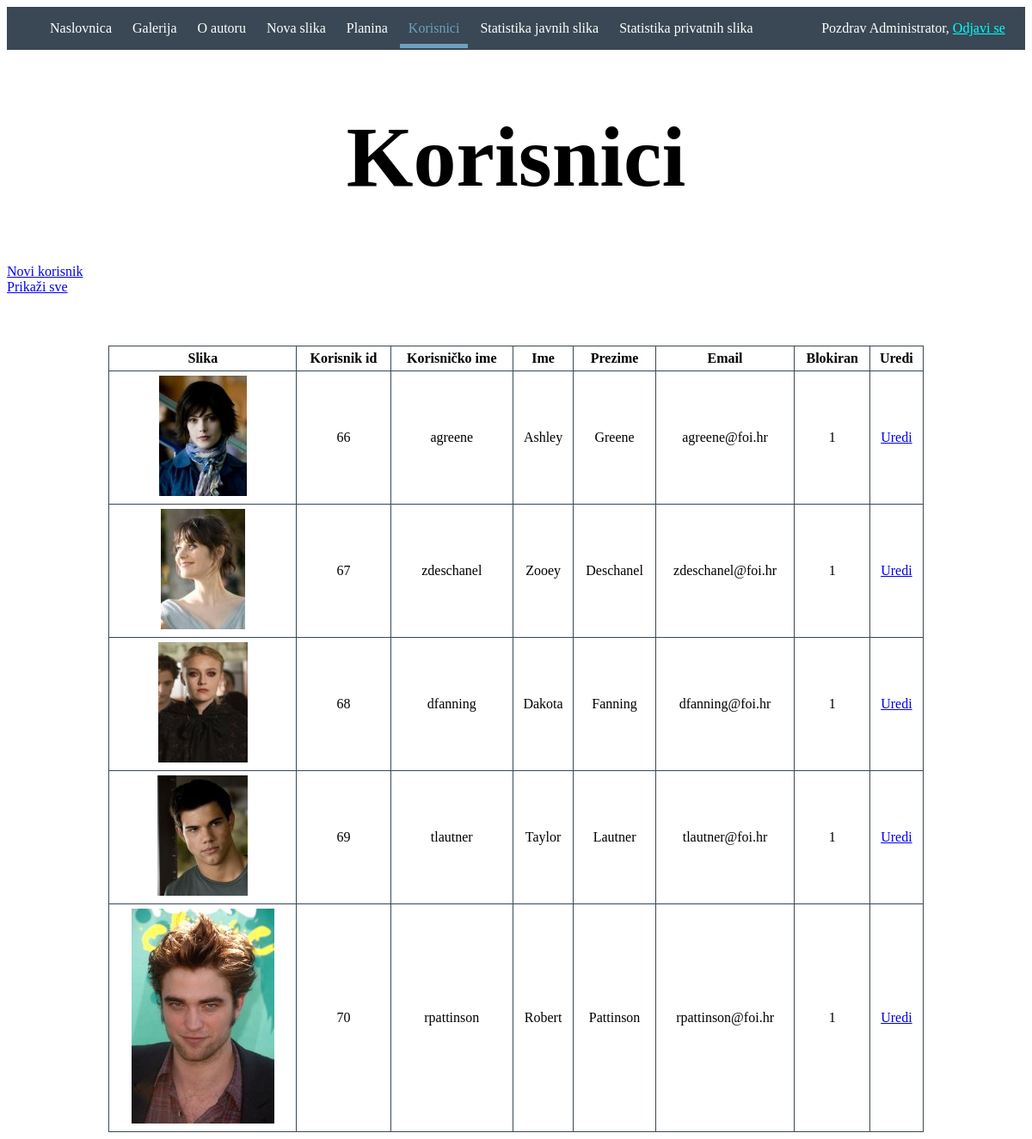
Before: /korisnici.php?samo_blokirani=true (signed in) with the older database file.
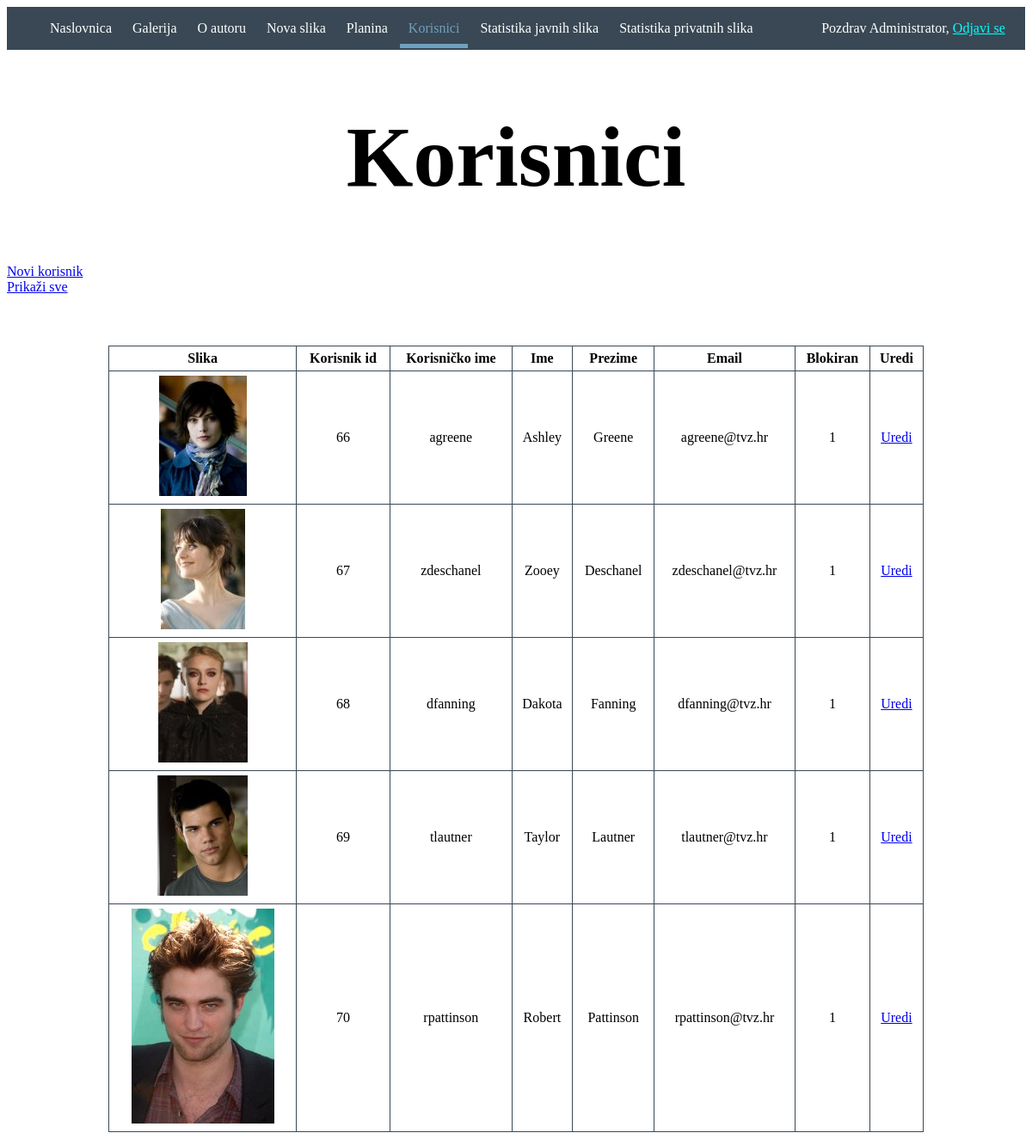
After: the same page with the newer database file.
### tables this page shows
CREATE TABLE `korisnik` (
  `korisnik_id` int(11) NOT NULL,
  `tip_korisnika_id` int(11) NOT NULL,
  `korisnicko_ime` varchar(50) NOT NULL,
  `lozinka` varchar(50) NOT NULL,
  `ime` varchar(50) NOT NULL,
  `prezime` varchar(50) NOT NULL,
  `email` varchar(100) NOT NULL,
  `blokiran` int(1) NOT NULL,
  `slika` text
);

### funkcije/funkcije_korisnici.php (called while the page is built, shortened)
<?php
    function dohvati_samo_blokirane_korisnike()
    {
        $veza = spajanje_na_bazu();
        $upit = "SELECT * FROM korisnik WHERE blokiran=1";
        $korisnici = izvrsi_upit($veza,$upit);
        return $korisnici;
    }
?>

### baza.php (called while the page is built, shortened)
<?php
    function izvrsi_upit($veza,$upit,$insert_or_update = false)
    {
        $rezultat=mysqli_query($veza,$upit);
        if($insert_or_update)
        {
            return $rezultat;
        }
        else
        {
            $rows = array();
            if(!empty($rezultat))
            {
                while ($row = mysqli_fetch_assoc($rezultat))
                {
                    $rows[] = $row;
                }
            }
            return $rows;
        }
    }
?>

### korisnici.php (the view, shortened to what this page needs)
<?php
    include "baza.php";
    include "funkcije/funkcije_korisnici.php";
    include "includes/header.php";
    include "includes/navigacija.php";
    if(isset($_SESSION['aktivni_korisnik_tip']) and $_SESSION["aktivni_korisnik_tip"] <= 1)
    {
        if(isset($_GET["samo_blokirani"]) and $_SESSION["aktivni_korisnik_tip"] == 0)
        {
            $korisnici = dohvati_samo_blokirane_korisnike();
        }
        else
        {
            $korisnici = dohvati_sve_korisnike();
        }
    }
?>
    <div class="header">
        <h1>Korisnici</h1>
    </div>
    <div class="actions">
        <?php
        if(isset($_SESSION['aktivni_korisnik_tip']) and $_SESSION["aktivni_korisnik_tip"] == 0)
        {
            echo '<a href="novi_korisnik.php">Novi korisnik</a>';
        }
        echo "<br>";
        if(!isset($_GET["samo_blokirani"]) and isset($_SESSION['aktivni_korisnik_tip']) and $_SESSION["aktivni_korisnik_tip"] == 0)
        {
            echo "<a href='korisnici.php?samo_blokirani=true'>Prikaži samo blokirane</a>";
        }
        elseif(isset($_GET["samo_blokirani"]) and isset($_SESSION['aktivni_korisnik_tip']) and $_SESSION["aktivni_korisnik_tip"] == 0)
        {
            echo "<a href='korisnici.php'>Prikaži sve</a>";
        }
        ?>
    </div>
    <section id="planine">
        <table>
            <thead>
                <tr>
                    <th>Slika</th>
                    <th>Korisnik id</th>
                    <th>Korisničko ime</th>
                    <th>Ime</th>
                    <th>Prezime</th>
                    <th>Email</th>
                    <th>Blokiran</th>
                    <th>Uredi</th>
                </tr>
            </thead>
            <tbody>
                <?php
                    foreach($korisnici as $korisnik)
                    {
                        echo "<tr>";
                        echo  "<td><img src='{$korisnik['slika']}'/></td>";
                        echo  "<td>{$korisnik['korisnik_id']}</td>";
                        echo  "<td>{$korisnik['korisnicko_ime']}</td>";
                        echo  "<td>{$korisnik['ime']}</td>";
                        echo  "<td>{$korisnik['prezime']}</td>";
                        echo  "<td>{$korisnik['email']}</td>";
                        echo  "<td>{$korisnik['blokiran']}</td>";
                        echo  "<td><a href='uredi_korisnika.php?korisnik_id={$korisnik['korisnik_id']}'>Uredi</a></td>";
                        echo "</tr>";
                    }
                ?>
            </tbody>
        </table>
    </section>
<?php
    include "includes/footer.php";
?>

Changed rows visible on the page:
changed korisnik "agreene": email "agreene@foi.hr" → "agreene@tvz.hr"
changed korisnik "zdeschanel": email "zdeschanel@foi.hr" → "zdeschanel@tvz.hr"
changed korisnik "dfanning": email "dfanning@foi.hr" → "dfanning@tvz.hr"
changed korisnik "tlautner": email "tlautner@foi.hr" → "tlautner@tvz.hr"
changed korisnik "rpattinson": email "rpattinson@foi.hr" → "rpattinson@tvz.hr"
